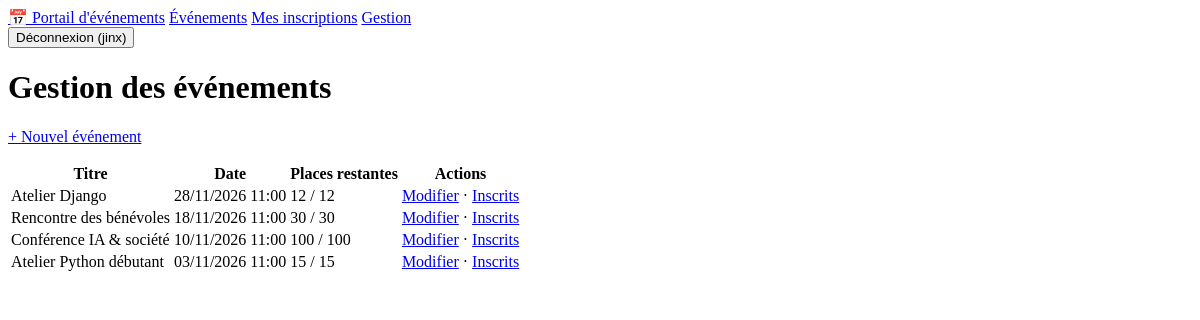
Page /gestion/ (signed in) on the earlier database version.
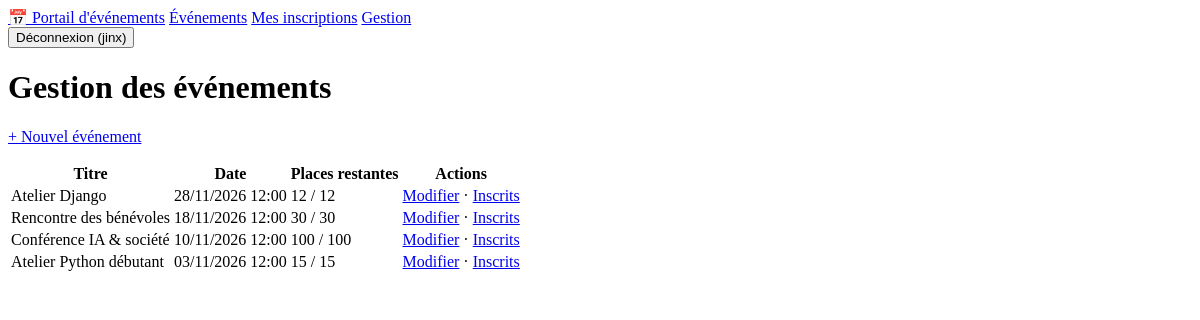
Same page on the later database version.
### evenements/models.py (models this page shows, shortened)
class Evenement(models.Model):
    class Categorie(models.TextChoices):
        ATELIER = "atelier", "Atelier"
        CONFERENCE = "conference", "Conférence"
        RENCONTRE = "rencontre", "Rencontre"
    titre = models.CharField(max_length=200)
    description = models.TextField()
    date_evenement = models.DateTimeField("date et heure")
    lieu = models.CharField(max_length=200)
    capacite = models.PositiveIntegerField(
        "capacité", validators=[MinValueValidator(1, "La capacité doit être d'au moins 1.")]
    )
    categorie = models.CharField(
        "catégorie", max_length=20, choices=Categorie.choices, default=Categorie.ATELIER
    )
    class Meta:
        ordering = ["date_evenement"]
    @property
    def est_passe(self):
        return self.date_evenement <= timezone.now()
    @property
    def places_restantes(self):
        confirmees = self.inscriptions.filter(statut=Inscription.Statut.CONFIRMEE).count()
        return max(0, self.capacite - confirmees)

### evenements/views.py (the view)
# urls.py: path("gestion/", views.gestion_evenements, name="gestion_evenements"),
@gestionnaire_requis
def gestion_evenements(request):
    return render(request, "evenements/gestion_evenements.html", {
        "evenements": Evenement.objects.order_by("-date_evenement")
    })

### evenements/views.py (called while the page is built)
def gestionnaire_requis(vue):
    @wraps(vue)
    def _vue(request, *args, **kwargs):
        if not request.user.is_authenticated:
            return redirect_to_login(request.get_full_path())
        if not request.user.is_staff:
            raise PermissionDenied
        return vue(request, *args, **kwargs)
    return _vue

### templates/evenements/gestion_evenements.html (shortened to what this page needs)
{% extends "base.html" %}
{% block content %}
<h1>Gestion des événements</h1>
<p><a class="btn" href="{% url 'creer_evenement' %}">+ Nouvel événement</a></p>
<table>
  <tr><th>Titre</th><th>Date</th><th>Places restantes</th><th>Actions</th></tr>
  {% for e in evenements %}
  <tr>
    <td>{{ e.titre }}</td>
    <td>{{ e.date_evenement|date:"d/m/Y H:i" }}{% if e.est_passe %} <span class="badge">passé</span>{% endif %}</td>
    <td>{{ e.places_restantes }} / {{ e.capacite }}</td>
    <td><a href="{% url 'modifier_evenement' e.pk %}">Modifier</a> · <a href="{% url 'inscrits_evenement' e.pk %}">Inscrits</a></td>
  </tr>
  {% empty %}<tr><td colspan="4">Aucun événement.</td></tr>{% endfor %}
</table>
{% endblock %}

Differences in the rows shown:
changed Evenement "Atelier Django": date_evenement "28/11/2026 11:00" → "28/11/2026 12:00"
changed Evenement "Rencontre des bénévoles": date_evenement "18/11/2026 11:00" → "18/11/2026 12:00"
changed Evenement "Conférence IA & société": date_evenement "10/11/2026 11:00" → "10/11/2026 12:00"
changed Evenement "Atelier Python débutant": date_evenement "03/11/2026 11:00" → "03/11/2026 12:00"
